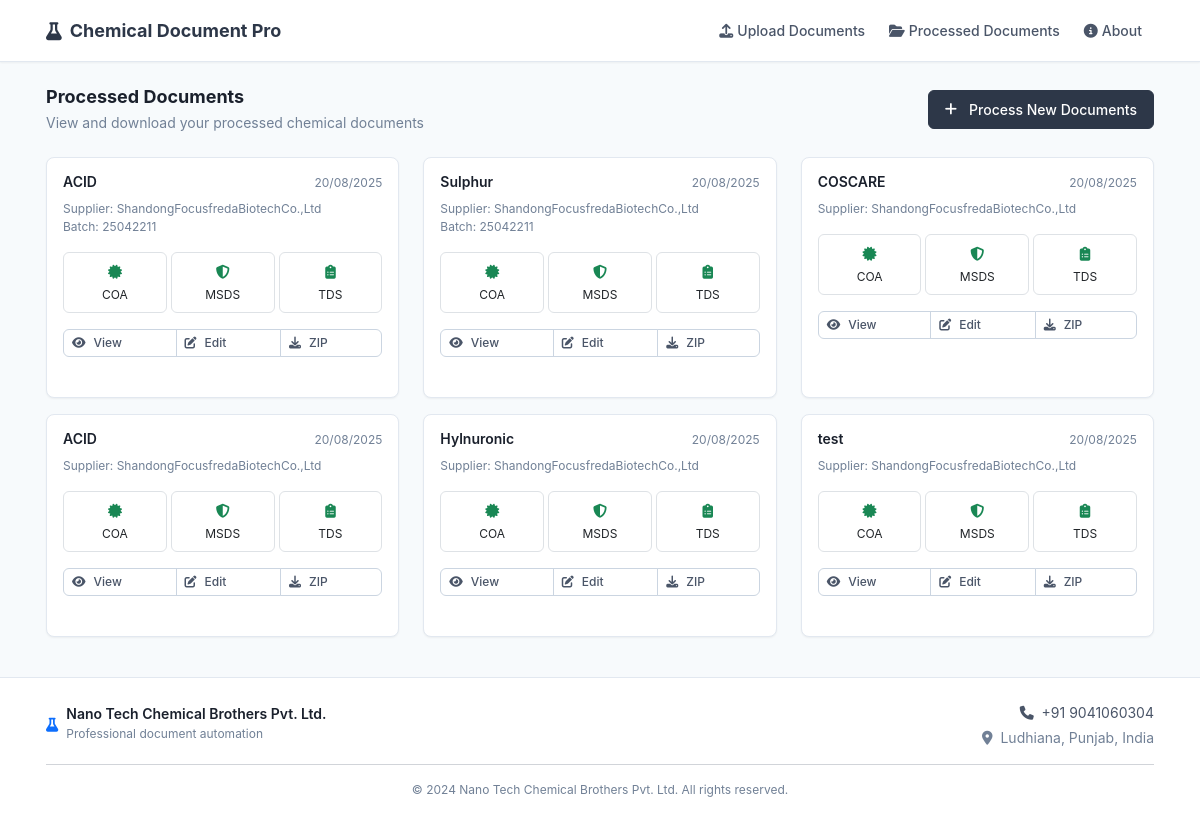
Before: /processed with the older database file.
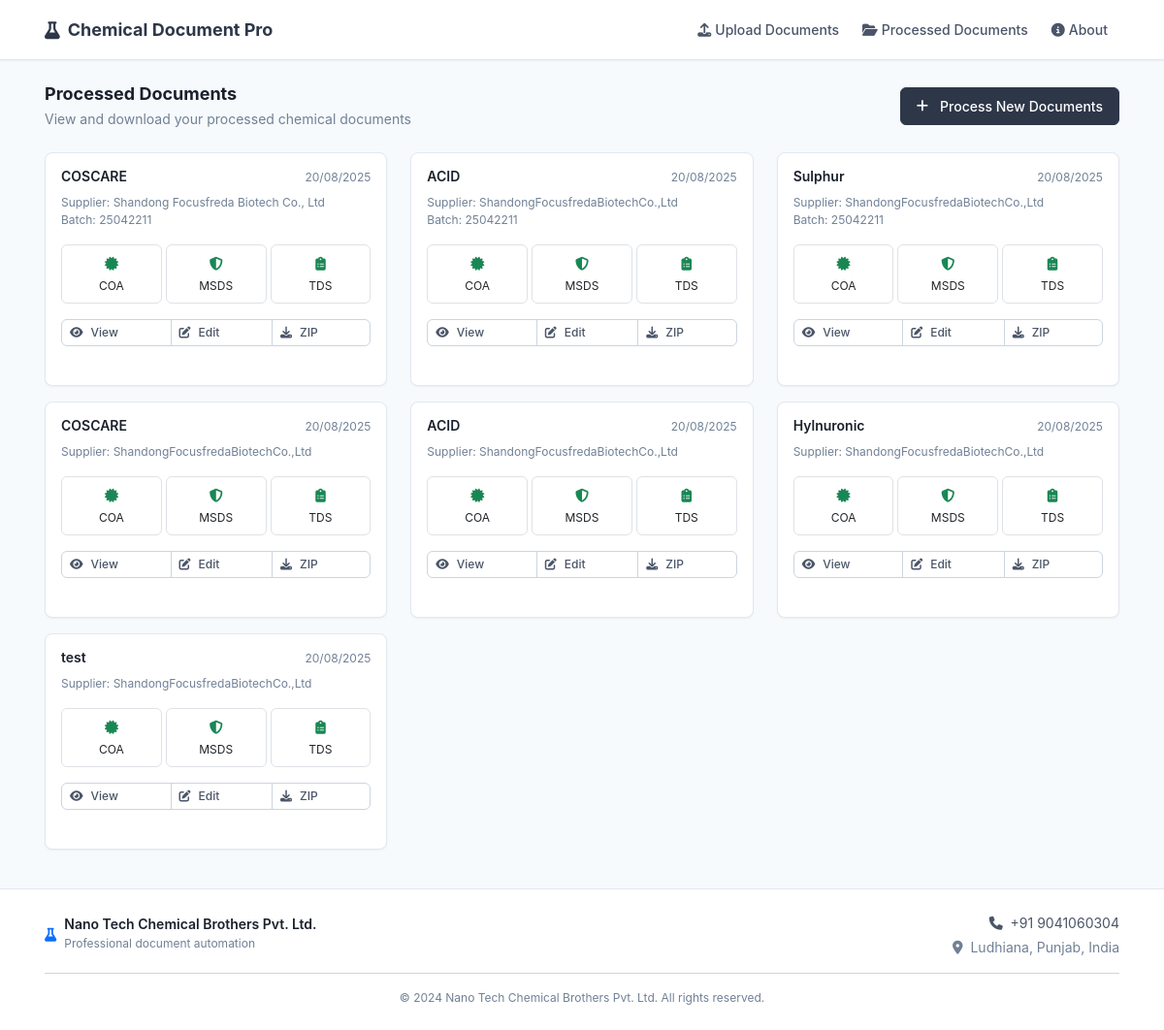
After: the same page with the newer database file.
### models.py (models this page shows, shortened)
class DocumentSet(db.Model):
    id = db.Column(db.Integer, primary_key=True)
    original_product_name = db.Column(db.String(200), nullable=False)
    company_product_name = db.Column(db.String(200), nullable=False)
    supplier_name = db.Column(db.String(200), nullable=False)
    cas_number = db.Column(db.String(50))
    inci_name = db.Column(db.String(200))
    molecular_formula = db.Column(db.String(100))
    batch_number = db.Column(db.String(100))
    manufacturing_date = db.Column(db.Date)
    expiry_date = db.Column(db.Date)
    created_at = db.Column(db.DateTime, default=datetime.utcnow)
    supplier_coa_path = db.Column(db.String(500))
    supplier_msds_path = db.Column(db.String(500))
    supplier_tds_path = db.Column(db.String(500))
    generated_coa_path = db.Column(db.String(500))
    generated_msds_path = db.Column(db.String(500))
    generated_tds_path = db.Column(db.String(500))
    extracted_data = db.Column(db.Text)  # Will store JSON string

### routes.py (the view)
@app.route('/processed')
def processed_documents():
    documents = DocumentSet.query.order_by(DocumentSet.created_at.desc()).all()
    return render_template('processed_documents.html', documents=documents)

### templates/processed_documents.html (shortened to what this page needs)
{% extends "base.html" %}
{% block content %}
<div class="container py-4">
    <div class="d-flex justify-content-between align-items-center mb-4">
        <div>
            <h3 class="fw-bold mb-1">Processed Documents</h3>
            <p class="text-muted mb-0">View and download your processed chemical documents</p>
        </div>
        <a href="{{ url_for('upload') }}" class="btn btn-primary">
            <i class="fas fa-plus me-2"></i>Process New Documents
        </a>
    </div>
    <div class="row">
        {% if documents %}
            {% for doc in documents %}
            <div class="col-lg-6 col-xl-4 mb-3">
                <div class="card h-100">
                    <div class="card-body">
                        <div class="d-flex justify-content-between align-items-start mb-2">
                            <h6 class="fw-semibold mb-0">{{ doc.company_product_name }}</h6>
                            <small class="text-muted">{{ doc.created_at.strftime('%d/%m/%Y') }}</small>
                        </div>
                        <div class="mb-3">
                            {% if doc.supplier_name %}
                                <small class="text-muted d-block">Supplier: {{ doc.supplier_name }}</small>
                            {% endif %}
                            {% if doc.batch_number %}
                                <small class="text-muted d-block">Batch: {{ doc.batch_number }}</small>
                            {% endif %}
                        </div>
                        <div class="mb-3">
                            <div class="row g-1 text-center">
                                <div class="col-4">
                                    <div class="border rounded p-2">
                                        {% if doc.generated_coa_path %}
                                            <i class="fas fa-certificate text-success"></i>
                                        {% else %}
                                            <i class="fas fa-certificate text-muted"></i>
                                        {% endif %}
                                        <div class="text-xs mt-1">COA</div>
                                    </div>
                                </div>
                                <div class="col-4">
                                    <div class="border rounded p-2">
                                        {% if doc.generated_msds_path %}
                                            <i class="fas fa-shield-alt text-success"></i>
                                        {% else %}
                                            <i class="fas fa-shield-alt text-muted"></i>
                                        {% endif %}
                                        <div class="text-xs mt-1">MSDS</div>
                                    </div>
                                </div>
                                <div class="col-4">
                                    <div class="border rounded p-2">
                                        {% if doc.generated_tds_path %}
                                            <i class="fas fa-clipboard-list text-success"></i>
                                        {% else %}
                                            <i class="fas fa-clipboard-list text-muted"></i>
                                        {% endif %}
                                        <div class="text-xs mt-1">TDS</div>
                                    </div>
                                </div>
                            </div>
                        </div>
                        <div class="d-grid gap-2">
                            <div class="btn-group" role="group">
                                <a href="{{ url_for('results', doc_set_id=doc.id) }}" class="btn btn-outline-primary btn-sm">
                                    <i class="fas fa-eye me-1"></i>View
                                </a>
                                <a href="{{ url_for('edit_preview', doc_set_id=doc.id) }}" class="btn btn-outline-secondary btn-sm">
                                    <i class="fas fa-edit me-1"></i>Edit
                                </a>
                                <button type="button" class="btn btn-outline-success btn-sm" onclick="downloadAllAsZip({{ doc.id }})">
                                    <i class="fas fa-download me-1"></i>ZIP
                                </button>
                            </div>
                        </div>
                    </div>
                </div>
            </div>
            {% endfor %}
        {% endif %}
    </div>
</div>
{% endblock %}

### templates/base.html (shortened to what this page needs)
<!DOCTYPE html>
<html lang="en">
<head>
    <link href="https://cdn.jsdelivr.net/npm/bootstrap@5.3.2/dist/css/bootstrap.min.css" rel="stylesheet">
    <link href="https://cdnjs.cloudflare.com/ajax/libs/font-awesome/6.4.0/css/all.min.css" rel="stylesheet">
    <link href="{{ url_for('static', filename='css/custom.css') }}" rel="stylesheet">
</head>
<body>
    <nav class="navbar navbar-expand-lg">
        <div class="container">
            <a class="navbar-brand d-flex align-items-center" href="{{ url_for('upload') }}">
                <i class="fas fa-flask me-2"></i>
                <span>Chemical Document Pro</span>
            </a>
            <div class="collapse navbar-collapse" id="navbarNav">
                <ul class="navbar-nav ms-auto">
                    <li class="nav-item">
                        <a class="nav-link" href="{{ url_for('upload') }}">
                            <i class="fas fa-upload me-1"></i>Upload Documents
                        </a>
                    </li>
                    <li class="nav-item">
                        <a class="nav-link" href="{{ url_for('processed_documents') }}">
                            <i class="fas fa-folder-open me-1"></i>Processed Documents
                        </a>
                    </li>
                    <li class="nav-item">
                        <a class="nav-link" href="{{ url_for('home') }}">
                            <i class="fas fa-info-circle me-1"></i>About
                        </a>
                    </li>
                </ul>
            </div>
        </div>
    </nav>
    <main>
        {% block content %}{% endblock %}
    </main>
    <footer class="mt-auto">
        <div class="container">
            <div class="row align-items-center">
                <div class="col-md-6">
                    <div class="d-flex align-items-center">
                        <i class="fas fa-flask text-primary me-2"></i>
                        <div>
                            <h6 class="mb-0">Nano Tech Chemical Brothers Pvt. Ltd.</h6>
                            <small class="text-muted">Professional document automation</small>
                        </div>
                    </div>
                </div>
                <div class="col-md-6 text-md-end">
                    <div class="text-sm">
                        <div class="mb-1">
                            <i class="fas fa-phone me-1"></i>
                            <span>+91 9041060304</span>
                        </div>
                        <div class="text-muted">
                            <i class="fas fa-map-marker-alt me-1"></i>
                            <span>Ludhiana, Punjab, India</span>
                        </div>
                    </div>
                </div>
            </div>
            <hr class="my-3">
            <div class="text-center text-muted text-xs">
                <small>&copy; 2024 Nano Tech Chemical Brothers Pvt. Ltd. All rights reserved.</small>
            </div>
        </div>
    </footer>
</body>
</html>

### static/css/custom.css (style rules this page uses)
:root { --primary: #2d3748; --primary-light: #4a5568; --primary-dark: #1a202c; --secondary: #718096; --accent: #3182ce; --success: #38a169; --warning: #d69e2e; --danger: #e53e3e; --white: #ffffff; --gray-50: #f7fafc; --gray-100: #edf2f7; --gray-200: #e2e8f0; --gray-300: #cbd5e1; --gray-400: #a0aec0; --gray-500: #718096; --gray-600: #4a5568; --gray-700: #2d3748; --gray-800: #1a202c; --gray-900: #171923; --space-xs: 0.25rem; --space-sm: 0.5rem; --space-md: 0.75rem; --space-lg: 1rem; --space-xl: 1.5rem; --space-2xl: 2rem; --font-size-xs: 0.75rem; --font-size-sm: 0.875rem; --font-size-base: 0.875rem; --font-size-lg: 1rem; --font-size-xl: 1.125rem; --font-size-2xl: 1.25rem; --font-size-3xl: 1.5rem; --shadow-sm: 0 1px 2px 0 rgb(0 0 0 / 0.05); --shadow: 0 1px 3px 0 rgb(0 0 0 / 0.1); --shadow-md: 0 4px 6px -1px rgb(0 0 0 / 0.1); --radius-sm: 0.25rem; --radius: 0.375rem; --radius-md: 0.5rem; --radius-lg: 0.75rem; }
body { font-family: -apple-system, BlinkMacSystemFont, 'Segoe UI', Roboto, 'Helvetica Neue', Arial, sans-serif; font-size: var(--font-size-base); line-height: 1.5; color: var(--gray-700); background: var(--gray-50); margin: 0; padding: 0; }
h1, h2, h3, h4, h5, h6 { color: var(--gray-800); font-weight: 600; margin-bottom: var(--space-md); }
h3 { font-size: var(--font-size-xl); }
h6 { font-size: var(--font-size-sm); }
p { margin-bottom: var(--space-md); }
small { font-size: var(--font-size-xs); }
.navbar { background: var(--white) !important; border-bottom: 1px solid var(--gray-200); box-shadow: var(--shadow-sm); padding: var(--space-md) 0; min-height: auto; }
.navbar-brand { font-weight: 700; font-size: var(--font-size-xl); color: var(--primary) !important; padding: 0; }
.navbar-nav .nav-link { color: var(--gray-600) !important; font-weight: 500; font-size: var(--font-size-sm); padding: var(--space-sm) var(--space-md) !important; border-radius: var(--radius); transition: all 0.2s ease; }
.card { background: var(--white); border: 1px solid var(--gray-200); border-radius: var(--radius-md); box-shadow: var(--shadow-sm); margin-bottom: var(--space-xl); transition: all 0.2s ease; }
.card-body { padding: var(--space-lg); }
.btn { font-size: var(--font-size-sm); font-weight: 500; padding: var(--space-sm) var(--space-lg); border-radius: var(--radius); border: 1px solid transparent; transition: all 0.2s ease; display: inline-flex; align-items: center; gap: var(--space-xs); }
.btn-sm { padding: var(--space-xs) var(--space-md); font-size: var(--font-size-xs); }
.btn-primary { background: var(--primary); border-color: var(--primary); color: white; }
.btn-outline-primary { color: var(--primary); border-color: var(--primary); background: transparent; }
footer { background: var(--white) !important; border-top: 1px solid var(--gray-200); color: var(--gray-600) !important; padding: var(--space-xl) 0; margin-top: var(--space-2xl); font-size: var(--font-size-sm); }
footer h6 { color: var(--gray-800) !important; font-size: var(--font-size-sm); font-weight: 600; }
.container { padding: 0 var(--space-lg); }
.btn-group .btn { font-size: var(--font-size-xs); padding: var(--space-xs) var(--space-sm); border-color: var(--gray-300); background: var(--white); color: var(--gray-600); }
.text-muted { color: var(--gray-500) !important; }
.text-xs { font-size: var(--font-size-xs); }
.text-sm { font-size: var(--font-size-sm); }
.card, .alert { animation: fadeIn 0.2s ease-out; }

Changed rows visible on the page:
added DocumentSet: company_product_name "COSCARE", created_at "20/08/2025", supplier_name "Shandong Focusfreda Biotech Co., Ltd", batch_number "25042211"
